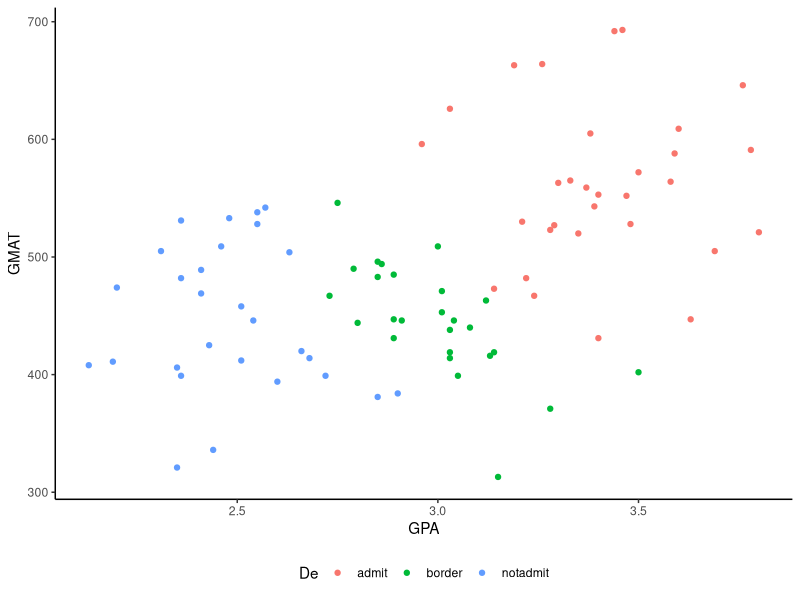

Here is the R script that generated this plot: (Note: this script raises an error after producing the figure.)
## ---- chunk 1
knitr::opts_chunk$set(echo = TRUE, message = FALSE)
library(tidyverse)
library(MASS)
## ---- chunk 2
admission <- readr::read_csv(here::here("project3/admission.csv"), 
                             col_types = cols(De = col_factor(levels = c("admit", "border", "notadmit"))))

#plot scatter to look for clustering
admission %>% 
  ggplot(aes(x = GPA, y = GMAT, color = De)) +
  geom_point() +
  theme_classic() +
  theme(legend.position = "bottom")
## ---- chunk 3
model_1 <- lda(formula = De ~ ., 
                        data = admission, 
                        prior = c(1,1,1)/3)

model_1
## ---- chunk 4
#apply the model to admissions with predict()
predict_admit <- predict(model_1, # predictions
                data = admissions)

#pull the predictions and
predict_class <- predict_admit$class

#I might want to use that data later, so let's write them back to the table
admission_predictions <- admission %>% 
  mutate(predictions = predict_admit$class,
         LD1 = predict_admit$x[,1],
         LD2 = predict_admit$x[,2])

#back to misclassification
#quick glance of predictions versus actuals
table(predict_class, admission$De)

admission_predictions %>% 
  mutate(correct_class = factor((De == predictions))) %>% 
  group_by(correct_class) %>% 
  summarise(classified_count = n(), 
            total = nrow(admission_predictions)) %>% 
  mutate(percentage = round(classified_count / total * 100, 2)) 
## ---- chunk 5
GPA <- c(3.14, 3.08, 2.08, 3.22)
GMAT <- c(470, 591, 641, 463)
p_student <- as.factor(c("student1", "student2", "student3", "student4"))

predict_me <- tibble(p_student, p_gpa, p_gmat)
predict_me

predict_subgroup <- predict(model_1, # predictions
                            newdata = predict_me)
